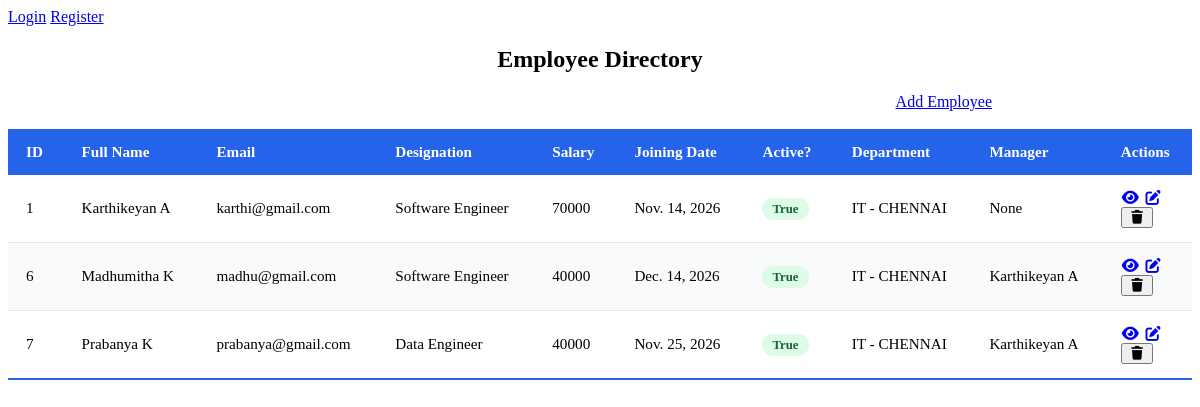
The page / on the database its author committed.
### employees/models.py (models this page shows)
class Employee(models.Model):
    first_name = models.CharField(max_length=50)
    last_name = models.CharField(max_length=50)
    email = models.EmailField(unique=True)
    designation = models.CharField(max_length=50)
    image = models.ImageField(upload_to='emp_images', default='default.png')
    salary = models.IntegerField()
    joining_date = models.DateField()
    is_active = models.BooleanField(default=True)
    department = models.ForeignKey(Department, on_delete=models.SET_NULL, blank=True, null=True, related_name='employees')
    manager = models.ForeignKey('self', on_delete=models.SET_NULL, blank=True, null=True, related_name='subordinates')
    def __str__(self):
        return f"{self.first_name} {self.last_name}"
    def full_name(self):
        return f"{self.first_name} {self.last_name}"

class Department(models.Model):
    name = models.CharField(max_length=25)
    location = models.CharField(max_length=25)
    def __str__(self):
        return f"{self.name} - {self.location}"

### employees_main/views.py (the view)
# urls.py: 2. Add a URL to urlpatterns:  path('', views.home, name='home')
def home(request):
    employees = Employee.objects.all()
    context ={
        'employees': employees
    }
    return render(request, 'home.html', context)

### templates/home.html (shortened to what this page needs)
{% load static %}
<!DOCTYPE html>
<html lang="en">
  <head>
    <link rel="stylesheet" href="{% static 'css/style.css' %}">
    <link rel="stylesheet" href="https://cdnjs.cloudflare.com/ajax/libs/font-awesome/7.3.1/css/all.min.css">
  </head>
  <body>
    {% if not user.is_authenticated %}
    <a href="{% url 'login' %}" class="text-center">Login</a>
    <a href="{% url 'register' %}" class="text-center">Register</a>
    {% else %}
    You are logged in as: {{ user }}
    <a href="{% url 'logout' %}">Logout</a>
    {% endif %}
    <h2 style="text-align: center;">Employee Directory</h2>
    <a href="{% url 'add_employee' %}" style="float: right; margin-right: 200px;">Add Employee</a>
    <br><br>
    <table class="styled-table">
        <thead>
            <tr>
                <th>ID</th>
                <th>Full Name</th>
                <th>Email</th>
                <th>Designation</th>
                <th>Salary</th>
                <th>Joining Date</th>
                <th>Active?</th>
                <th>Department</th>
                <th>Manager</th>
                <th>Actions</th>
            </tr>
        </thead>
        <tbody>
            {% for emp in employees %}
            <tr>
                <td>{{ emp.id }}</td>
                <td>{{ emp.full_name }}</td>
                <td>{{ emp.email }}</td>
                <td>{{ emp.designation }}</td>
                <td>{{ emp.salary }}</td>
                <td>{{ emp.joining_date }}</td>
                <td><span class="badge">{{ emp.is_active }}</span></td>
                <td>{{ emp.department }}</td>
                <td>{{ emp.manager }}</td>
                <td>
                    <div>
                        <a href="{% url 'employee_detail' emp.id  %}"><i class="fas fa-eye"></i></a>
                        <a href="{% url 'edit_employee' emp.id %}"><i class="fas fa-edit"></i></a>
                        <form action="{% url 'delete_employee' emp.id %}" method="POST">
                                <button type="submit"
                                    onclick="return confirm('Are you sure you want to delete this employee?')">
                                    <i class="fas fa-trash"></i>
                                </button>
                        </form>
                    </div>
                </td>
            </tr>
            {% endfor %}
        </tbody>
    </table>
  </body>
</html>

### static/css/style.css (style rules this page uses)
.styled-table { width: 100%; border-collapse: collapse; min-width: 600px; background-color: #ffffff; text-align: left; font-size: 0.95rem; }
.styled-table thead tr { background-color: #2563eb; color: #ffffff; font-weight: 600; }
.styled-table th, .styled-table td { padding: 14px 18px; }
.styled-table tbody tr { border-bottom: 1px solid #e5e7eb; transition: background-color 0.2s ease; }
.styled-table tbody tr:nth-of-type(even) { background-color: #f9fafb; }
.styled-table tbody tr:last-of-type { border-bottom: 2px solid #2563eb; }
.badge { padding: 4px 10px; border-radius: 999px; font-size: 0.8rem; font-weight: 600; background-color: #dcfce7; color: #166534; }

### rows shown on the page
Employee: id "1", full_name "Karthikeyan A", email "karthi@gmail.com", designation "Software Engineer", salary "70000", joining_date "Nov. 14, 2026", is_active "True", department "IT - CHENNAI", manager "None"
Employee: id "6", full_name "Madhumitha K", email "madhu@gmail.com", designation "Software Engineer", salary "40000", joining_date "Dec. 14, 2026", is_active "True", department "IT - CHENNAI", manager "Karthikeyan A"
Employee: id "7", full_name "Prabanya K", email "prabanya@gmail.com", designation "Data Engineer", salary "40000", joining_date "Nov. 25, 2026", is_active "True", department "IT - CHENNAI", manager "Karthikeyan A"
